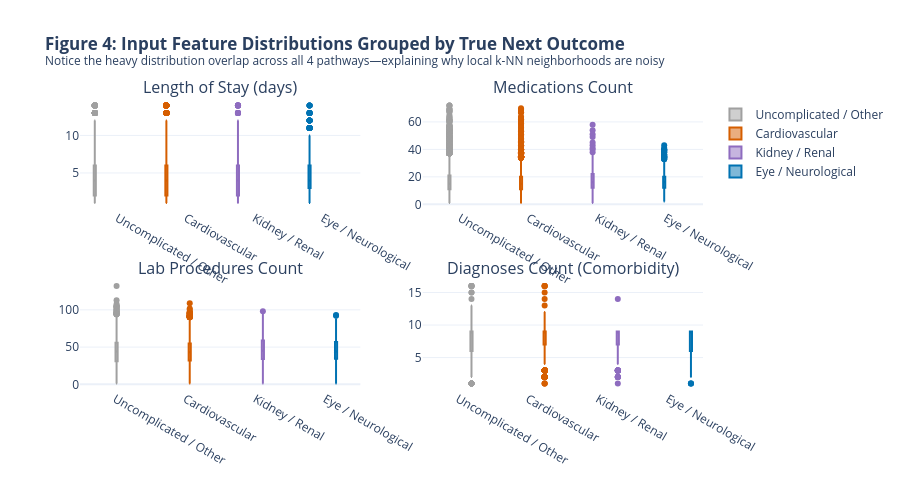

This figure's notebook cell:
### Markdown cell above
## 3. What Goes In: The 15 Clinical Input Features

Both models observe the exact same **15 clinical attributes** from stay $V_i$:
- **5 Continuous Utilization Features**: `time_in_hospital` (mean $4.53$ days), `num_lab_procedures` (mean $42.54$), `num_procedures` (mean $1.31$), `num_medications` (mean $16.29$), `number_diagnoses` (mean $7.57$).
- **10 Categorical Features**: `race`, `gender`, `age`, `admission_type`, `discharge_disposition`, `admission_source`, `A1Cresult`, `max_glu_serum`, `insulin`, `change`, and `diabetesMed` (specifically the 10 categorical columns encoded in `build_tabular_matrix` in `shared/01_prepare_baseline_data.py`).

### Code cell
# Figure 4: Clinical Utilization Distributions by Complication Pathway
fig_num = make_subplots(rows=2, cols=2, subplot_titles=["Length of Stay (days)", "Medications Count", "Lab Procedures Count", "Diagnoses Count (Comorbidity)"])
num_cols = ["time_in_hospital", "num_medications", "num_lab_procedures", "number_diagnoses"]

for idx, col in enumerate(num_cols):
    r, c = (idx // 2) + 1, (idx % 2) + 1
    for p in ["Uncomplicated / Other", "Cardiovascular", "Kidney / Renal", "Eye / Neurological"]:
        sub = cohort[cohort["true_next_pathway"] == p]
        fig_num.add_trace(go.Box(y=sub[col], name=p, marker_color=colors[p], showlegend=(idx == 0)), row=r, col=c)

fig_num.update_layout(
    title="<b>Figure 4: Input Feature Distributions Grouped by True Next Outcome</b><br><sup>Notice the heavy distribution overlap across all 4 pathways—explaining why local k-NN neighborhoods are noisy</sup>",
    height=480,
    boxmode="group"
)
fig_num.show()

### Figure 1 — Plotly figure (JSON) as saved in the notebook; plotly's stock layout.template omitted (floating-point values rounded to 4 significant figures; data arrays with more than 128 entries replaced by an {"elided": "..."} marker saying what was removed)
{"data": [{"marker": {"color": "#A0A0A0"}, "name": "Uncomplicated / Other", "showlegend": true, "y": {"elided": "20073 int values"}, "type": "box", "xaxis": "x", "yaxis": "y"}, {"marker": {"color": "#D55E00"}, "name": "Cardiovascular", "showlegend": true, "y": {"elided": "8855 int values"}, "type": "box", "xaxis": "x", "yaxis": "y"}, {"marker": {"color": "#8E6CBF"}, "name": "Kidney / Renal", "showlegend": true, "y": {"elided": "757 int values"}, "type": "box", "xaxis": "x", "yaxis": "y"}, {"marker": {"color": "#0072B2"}, "name": "Eye / Neurological", "showlegend": true, "y": {"elided": "563 int values"}, "type": "box", "xaxis": "x", "yaxis": "y"}, {"marker": {"color": "#A0A0A0"}, "name": "Uncomplicated / Other", "showlegend": false, "y": {"elided": "20073 int values"}, "type": "box", "xaxis": "x2", "yaxis": "y2"}, {"marker": {"color": "#D55E00"}, "name": "Cardiovascular", "showlegend": false, "y": {"elided": "8855 int values"}, "type": "box", "xaxis": "x2", "yaxis": "y2"}, {"marker": {"color": "#8E6CBF"}, "name": "Kidney / Renal", "showlegend": false, "y": {"elided": "757 int values"}, "type": "box", "xaxis": "x2", "yaxis": "y2"}, {"marker": {"color": "#0072B2"}, "name": "Eye / Neurological", "showlegend": false, "y": {"elided": "563 int values"}, "type": "box", "xaxis": "x2", "yaxis": "y2"}, {"marker": {"color": "#A0A0A0"}, "name": "Uncomplicated / Other", "showlegend": false, "y": {"elided": "20073 int values"}, "type": "box", "xaxis": "x3", "yaxis": "y3"}, {"marker": {"color": "#D55E00"}, "name": "Cardiovascular", "showlegend": false, "y": {"elided": "8855 int values"}, "type": "box", "xaxis": "x3", "yaxis": "y3"}, {"marker": {"color": "#8E6CBF"}, "name": "Kidney / Renal", "showlegend": false, "y": {"elided": "757 int values"}, "type": "box", "xaxis": "x3", "yaxis": "y3"}, {"marker": {"color": "#0072B2"}, "name": "Eye / Neurological", "showlegend": false, "y": {"elided": "563 int values"}, "type": "box", "xaxis": "x3", "yaxis": "y3"}, {"marker": {"color": "#A0A0A0"}, "name": "Uncomplicated / Other", "showlegend": false, "y": {"elided": "20073 int values"}, "type": "box", "xaxis": "x4", "yaxis": "y4"}, {"marker": {"color": "#D55E00"}, "name": "Cardiovascular", "showlegend": false, "y": {"elided": "8855 int values"}, "type": "box", "xaxis": "x4", "yaxis": "y4"}, {"marker": {"color": "#8E6CBF"}, "name": "Kidney / Renal", "showlegend": false, "y": {"elided": "757 int values"}, "type": "box", "xaxis": "x4", "yaxis": "y4"}, {"marker": {"color": "#0072B2"}, "name": "Eye / Neurological", "showlegend": false, "y": {"elided": "563 int values"}, "type": "box", "xaxis": "x4", "yaxis": "y4"}], "layout": {"xaxis": {"anchor": "y", "domain": [0.0, 0.45]}, "yaxis": {"anchor": "x", "domain": [0.625, 1.0]}, "xaxis2": {"anchor": "y2", "domain": [0.55, 1.0]}, "yaxis2": {"anchor": "x2", "domain": [0.625, 1.0]}, "xaxis3": {"anchor": "y3", "domain": [0.0, 0.45]}, "yaxis3": {"anchor": "x3", "domain": [0.0, 0.375]}, "xaxis4": {"anchor": "y4", "domain": [0.55, 1.0]}, "yaxis4": {"anchor": "x4", "domain": [0.0, 0.375]}, "annotations": [{"font": {"size": 16}, "showarrow": false, "text": "Length of Stay (days)", "x": 0.225, "xanchor": "center", "xref": "paper", "y": 1.0, "yanchor": "bottom", "yref": "paper"}, {"font": {"size": 16}, "showarrow": false, "text": "Medications Count", "x": 0.775, "xanchor": "center", "xref": "paper", "y": 1.0, "yanchor": "bottom", "yref": "paper"}, {"font": {"size": 16}, "showarrow": false, "text": "Lab Procedures Count", "x": 0.225, "xanchor": "center", "xref": "paper", "y": 0.375, "yanchor": "bottom", "yref": "paper"}, {"font": {"size": 16}, "showarrow": false, "text": "Diagnoses Count (Comorbidity)", "x": 0.775, "xanchor": "center", "xref": "paper", "y": 0.375, "yanchor": "bottom", "yref": "paper"}], "title": {"text": "<b>Figure 4: Input Feature Distributions Grouped by True Next Outcome</b><br><sup>Notice the heavy distribution overlap across all 4 pathways—explaining why local k-NN neighborhoods are noisy</sup>"}, "height": 480, "boxmode": "group"}}
